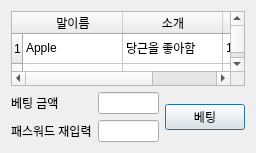
<?xml version="1.0" encoding="UTF-8"?>
<ui version="4.0">
 <class>Dialog</class>
 <widget class="QDialog" name="Dialog">
  <property name="geometry">
   <rect>
    <x>0</x>
    <y>0</y>
    <width>256</width>
    <height>153</height>
   </rect>
  </property>
  <property name="windowTitle">
   <string>Dialog</string>
  </property>
  <layout class="QGridLayout" name="gridLayout">
   <item row="0" column="0" colspan="2">
    <widget class="QTableWidget" name="tableWidget">
     <row>
      <property name="text">
       <string>1</string>
      </property>
     </row>
     <row>
      <property name="text">
       <string>2</string>
      </property>
     </row>
     <row>
      <property name="text">
       <string>3</string>
      </property>
     </row>
     <column>
      <property name="text">
       <string>말이름</string>
      </property>
     </column>
     <column>
      <property name="text">
       <string>소개</string>
      </property>
     </column>
     <column>
      <property name="text">
       <string>배당률</string>
      </property>
     </column>
     <item row="0" column="0">
      <property name="text">
       <string>Apple</string>
      </property>
     </item>
     <item row="0" column="1">
      <property name="text">
       <string>당근을 좋아함</string>
      </property>
     </item>
     <item row="0" column="2">
      <property name="text">
       <string>1.3</string>
      </property>
     </item>
     <item row="1" column="0">
      <property name="text">
       <string>Bravo</string>
      </property>
     </item>
     <item row="1" column="1">
      <property name="text">
       <string>다리가 굵음</string>
      </property>
     </item>
     <item row="1" column="2">
      <property name="text">
       <string>3.6</string>
      </property>
     </item>
     <item row="2" column="0">
      <property name="text">
       <string>Charlie</string>
      </property>
     </item>
     <item row="2" column="1">
      <property name="text">
       <string>얼굴이 잘생김</string>
      </property>
     </item>
     <item row="2" column="2">
      <property name="text">
       <string>1.7</string>
      </property>
     </item>
    </widget>
   </item>
   <item row="1" column="0">
    <layout class="QFormLayout" name="formLayout">
     <item row="0" column="0">
      <widget class="QLabel" name="label">
       <property name="text">
        <string>베팅 금액</string>
       </property>
      </widget>
     </item>
     <item row="0" column="1">
      <widget class="QLineEdit" name="lineEdit"/>
     </item>
     <item row="1" column="0">
      <widget class="QLabel" name="label_2">
       <property name="text">
        <string>패스워드 재입력</string>
       </property>
      </widget>
     </item>
     <item row="1" column="1">
      <widget class="QLineEdit" name="lineEdit_2"/>
     </item>
    </layout>
   </item>
   <item row="1" column="1">
    <widget class="QPushButton" name="pushButton">
     <property name="text">
      <string>베팅</string>
     </property>
    </widget>
   </item>
  </layout>
 </widget>
 <resources/>
 <connections/>
</ui>
